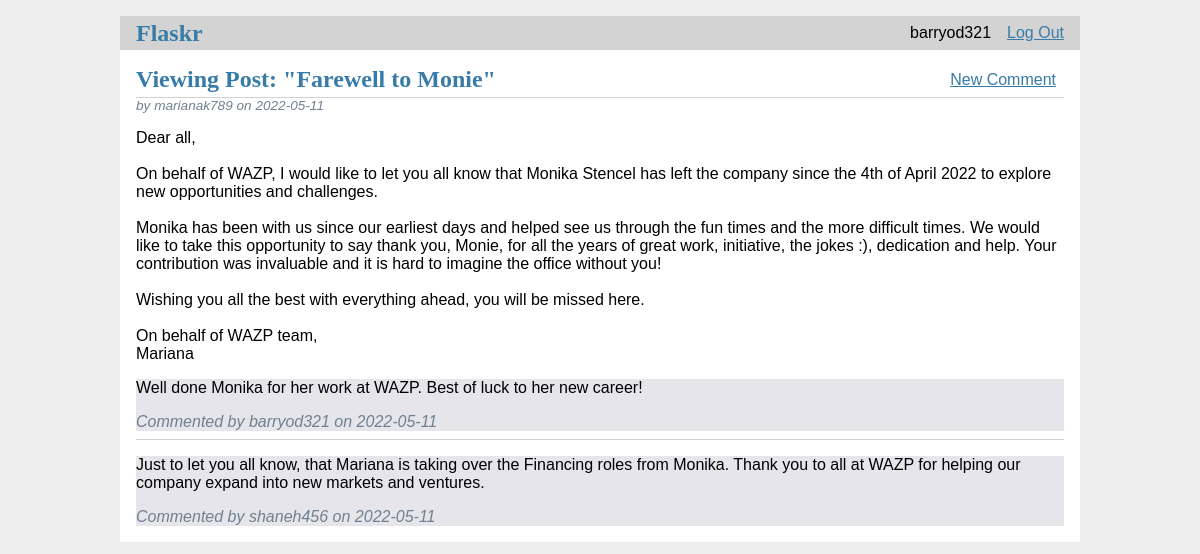
Page /3/viewPost (signed in) on the committed database.
### tables this page shows
CREATE TABLE user (
  id INTEGER PRIMARY KEY AUTOINCREMENT,
  username TEXT UNIQUE NOT NULL,
  password TEXT NOT NULL
);

CREATE TABLE post (
  id INTEGER PRIMARY KEY AUTOINCREMENT,
  author_id INTEGER NOT NULL,
  created TIMESTAMP NOT NULL DEFAULT CURRENT_TIMESTAMP,
  title TEXT NOT NULL,
  body TEXT NOT NULL,
  FOREIGN KEY (author_id) REFERENCES user (id)
);

CREATE TABLE comment (
  id INTEGER PRIMARY KEY AUTOINCREMENT,
  post_id INTEGER NOT NULL,
  author_id INTEGER NOT NULL,
  created TIMESTAMP NOT NULL DEFAULT CURRENT_TIMESTAMP,
  comment TEXT NOT NULL,
  FOREIGN KEY (post_id) REFERENCES post (id),
  FOREIGN KEY (author_id) REFERENCES user (id)
);

### flaskr/blog.py (the view)
@bp.route('/<int:id>/viewPost')
def viewPost(id):
    post = get_post(id)
    comments = get_comments(id)
    return render_template('blog/viewPost.html', post=post, comments=comments)

### flaskr/auth.py (called while the page is built)
@bp.before_app_request
def load_logged_in_user():
    user_id = session.get('user_id')
    if user_id is None:
        g.user = None
    else:
        g.user = get_db().execute(
            'SELECT * FROM user WHERE id = ?', (user_id,)
        ).fetchone()

### flaskr/blog.py (called while the page is built)
def get_post(id):   #(..., check_author=True)
    post = get_db().execute(
        'SELECT p.id, title, body, created, author_id, username'
        ' FROM post p JOIN user u ON p.author_id = u.id'
        ' WHERE p.id = ?',
        (id,)
    ).fetchone()
    if post is None:
        abort(404, f"Post id {id} doesn't exist.")
    return post

def get_comments(id):
    db = get_db()
    comments = db.execute(
        'SELECT c.id, comment, c.post_id, c.created, c.author_id, username'
        ' FROM comment c JOIN user u on c.author_id = u.id'
        ' WHERE c.post_id = ?'
        ' ORDER BY c.created DESC',
        (id,)
    ).fetchall()
    return comments

### flaskr/db.py (called while the page is built)
def get_db():
    if 'db' not in g:
        g.db = sqlite3.connect(
            current_app.config['DATABASE'],
            detect_types=sqlite3.PARSE_DECLTYPES
        )
        g.db.row_factory = sqlite3.Row
    return g.db

### flaskr/templates/blog/viewPost.html (shortened to what this page needs)
{% extends 'base.html' %}
{% block header %}
  <h1>{% block title %}Viewing Post: "{{ post['title'] }}"{% endblock %}</h1>
  {% if g.user %}
    <a class="action" href="{{ url_for('blog.createComment', id=post['id']) }}">New Comment</a>
  {% endif %}
{% endblock %}
{% block content %}
    <article class="post">
      <header>
        <div>
          <div class="about">by {{ post['username'] }} on {{ post['created'].strftime('%Y-%m-%d') }}</div>
        </div>
      </header>
      <p class="body">{{ post['body'] }}</p>
    {% for comment in comments %}
        <article class="comments">
            <div>
              <p class="comments">{{ comment['comment'] }}</p>
              <div class="about">Commented by {{ comment['username'] }} on {{ comment['created'].strftime('%Y-%m-%d') }}</div>
            </div>
        </article>
        {% if not loop.last %}
          <hr>
        {% endif %}
    {% endfor %}
    </article>
{% endblock %}

### flaskr/templates/base.html (shortened to what this page needs)
<!doctype html>
<link rel="stylesheet" href="{{ url_for('static', filename='style.css')
}}">
<nav>
    <h1><a href="{{ url_for('blog.index') }}">Flaskr</a></h1>
  <ul>
    {% if g.user %}
      <li><span>{{ g.user['username'] }}</span>
      <li><a href="{{ url_for('auth.logout') }}">Log Out</a>
    {% else %}
      <li><a href="{{ url_for('auth.register') }}">Register</a>
      <li><a href="{{ url_for('auth.login') }}">Log In</a>
    {% endif %}
  </ul>
</nav>
<section class="content">
  <header>
    {% block header %}{% endblock %}
  </header>
  {% block content %}{% endblock %}
</section>

### flaskr/static/style.css (style rules this page uses)
h1 { font-family: serif; color: #377ba8; margin: 1rem 0; }
a { color: #377ba8; }
hr { border: none; border-top: 1px solid lightgray; }
nav { background: lightgray; display: flex; align-items: center; padding: 0 0.5rem; }
nav h1 { flex: auto; margin: 0; }
nav h1 a { text-decoration: none; padding: 0.25rem 0.5rem; }
nav ul { display: flex; list-style: none; margin: 0; padding: 0; }
nav ul li a, nav ul li span, header .action { display: block; padding: 0.5rem; }
.content { padding: 0 1rem 1rem; }
.content > header { border-bottom: 1px solid lightgray; display: flex; align-items: flex-end; }
.content > header h1 { flex: auto; margin: 1rem 0 0.25rem 0; }
.post > header { display: flex; align-items: flex-end; font-size: 0.85em; }
.post > header > div:first-of-type { flex: auto; }
.post .about { color: slategray; font-style: italic; }
.post .body { white-space: pre-line; }
.content:last-child { margin-bottom: 0; }
article.comments { align-items: flex-start; background-color: #e5e5ea; color: #000; }
article.comments:before { border-bottom-right-radius: 0.8rem 0.7rem; border-left: 1rem solid #e5e5ea; left: -0.35rem; transform: translate(0, -0.1rem); }

### rows in the picture
user: user.username "barryod321"
post: title "Farewell to Monie", created "2022-05-11", body "Dear all, On behalf of WAZP, I would like to let you all know that Monika Stencel has left the company since the 4th of April 2022 to explore new opportunities and challenges. Monika has been with us since our earliest days and helped see us through the fun times and the more difficult times. We would like to take this opportunity to say thank you, Monie, for all the years of great work, initiative, the jokes :), dedication and help. Your contribution was invaluable and it is hard to imagine the office without you! Wishing you all the best with everything ahead, you will be missed here. On behalf of WAZP team, Mariana"
user: username "marianak789"
comment: comment "Well done Monika for her work at WAZP. Best of luck to her new career!", username "barryod321", created "2022-05-11"
comment: comment "Just to let you all know, that Mariana is taking over the Financing roles from Monika. Thank you to all at WAZP for helping our company expand into new markets and ventures.", username "shaneh456", created "2022-05-11"
